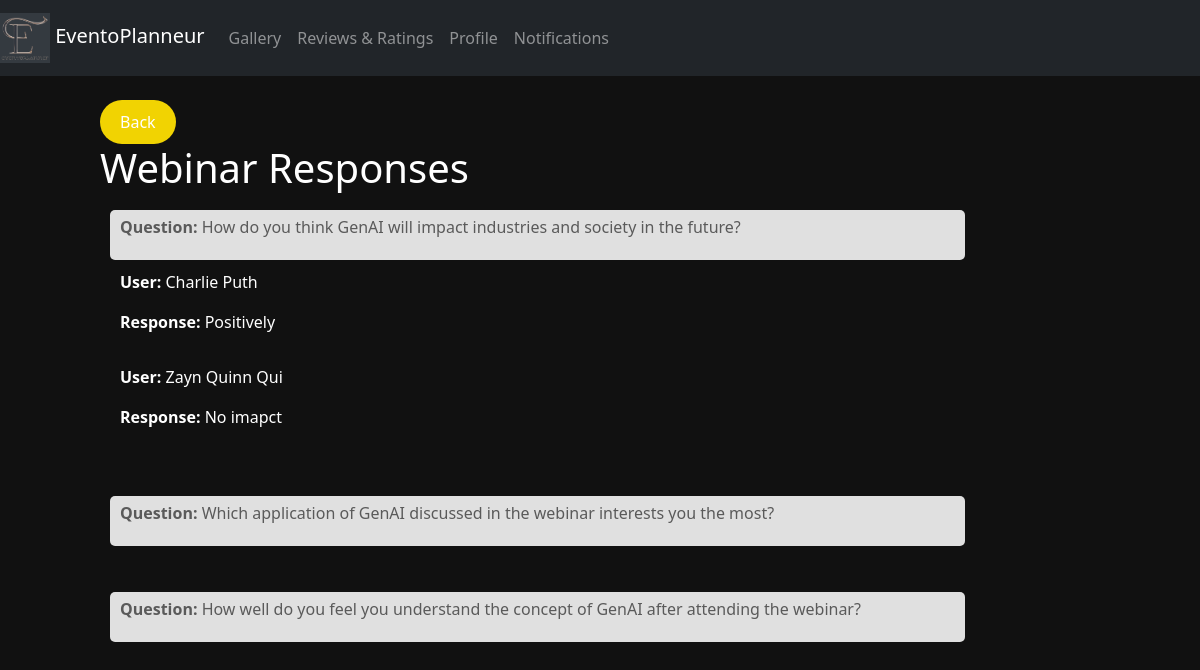
The page /view_responses/79/ on the database its author committed.
### eventapp/models.py (models this page shows)
class Question(models.Model):
    question = models.TextField()
    webinar = models.ForeignKey(Webinar, on_delete=models.CASCADE)

class Response(models.Model):
    user = models.ForeignKey(Attendee, on_delete=models.CASCADE)
    question = models.ForeignKey(Question, on_delete=models.CASCADE)
    response = models.TextField(null=True)

class Attendee(models.Model):
    name = models.CharField(max_length=255)
    email = models.EmailField()
    organization= models.CharField(max_length=255,blank=True, null=True)
    phone_number = models.CharField(max_length=20)
    location = models.CharField(max_length=255)
    interests = models.TextField(blank=True, null=True)
    org_user=models.ForeignKey(CustomUser, on_delete=models.CASCADE,null=True,blank=True)
    def __str__(self):
        return self.name

### eventapp/views.py (the view)
# urls.py: path('view_responses/<int:webinar_id>/', views.view_responses, name='view_responses'),
def view_responses(request,webinar_id):
    questions = Question.objects.filter(webinar_id=webinar_id)
    question_responses = {}
    for question in questions:
        responses = Response.objects.filter(question_id=question.id)
        question_responses[question] = responses
    return render(request, 'view_responses.html', {'question_responses': question_responses})

### templates/view_responses.html (shortened to what this page needs)
{% load static %}
<!DOCTYPE html>
<html lang="en">
<head>
  <link rel="stylesheet" href="https://maxcdn.bootstrapcdn.com/bootstrap/4.5.2/css/bootstrap.min.css">
  <link rel="stylesheet"type="text/css" href="{% static 'css/webinar.css' %}">
  <link href="https://cdn.jsdelivr.net/npm/bootstrap@5.3.0-alpha1/dist/css/bootstrap.min.css" rel="stylesheet">
</head>
<body>
  <nav class="navbar navbar-expand-md bg-dark navbar-dark">
    <div class="containers">
      <a class="navbar-brand" href="{% url 'eventapp:orghome' %}">
        <img src="{% static 'images/Eventoplanneur.png' %}" alt="Logo" width="50"> EventoPlanneur
      </a>
      <div class="collapse navbar-collapse" id="navbarCollapse">
        <ul class="navbar-nav ml-auto">
          <li class="nav-item"><a class="nav-link" href="#gallery">Gallery</a></li>
          <li class="nav-item"><a class="nav-link" href="#reviews">Reviews & Ratings</a></li>
          <li class="nav-item"><a class="nav-link" href="{% url 'eventapp:org_profile' %}">Profile</a></li>
          <li class="nav-item"><a class="nav-link" href="#notifications">Notifications</a></li>
        </ul>
      </div>
    </div>
  </nav>
  <div style="margin-left:100px;margin-right:225px" ><br>
    <a class="btn2" onclick="goBack()" style="background-color: #F1D302; /* Yellow */
    border: none;
    color: white;
    padding: 10px 20px;
    text-align: center;
    text-decoration: none;
    display: inline-block;
    font-size: 16px;
    cursor: pointer;
    border-radius: 40px;">
    Back
</a>
<h1>Webinar Responses</h1>
{% for question, responses in question_responses.items %}
<div class="question-card">
    <div class="question">
        <p><strong>Question:</strong> {{ question.question }}</p>
    </div>
    <ul class="answers">
        {% for response in responses %}
            <li class="answer">
                <p><strong>User:</strong> {{ response.user }}</p>
                <p><strong>Response:</strong> {{ response.response }}</p>
            </li>
        {% endfor %}
    </ul>
</div>
{% endfor %}
</body>
</html>

### static/css/webinar.css (style rules this page uses)
body { font-family: Arial, sans-serif; margin: 0; padding: 0; background-position: center; color: #ad6341; background-image: url("/static/images/bg.gif"); background-size: cover; }
.containers { display: flex; justify-content: space-between; text-align: right; }

### templates/view_responses.html (style rules this page uses)
:root { --gradient: linear-gradient(to left top, #DD2476 10%, #FF512F 90%) !important; }
body { background: #111 !important;; color:white; }
.question-card { border-radius: 10px; padding: 10px; margin-bottom: 10px; }
.question { background-color: #e0e0e0; padding: 5px 10px; color:#5A5A5A; border-radius: 5px; }
.answers { list-style: none; padding: 0; }
.answer { border-radius: 5px; padding: 5px 10px; color:white; margin-top: 5px; }

### rows shown on the page
Question: question "How do you think GenAI will impact industries and society in the future?"
Response: user "Charlie Puth", response "Positively"
Response: user "Zayn Quinn Qui", response "No imapct"
Question: question "Which application of GenAI discussed in the webinar interests you the most?"
Question: question "How well do you feel you understand the concept of GenAI after attending the webinar?"
